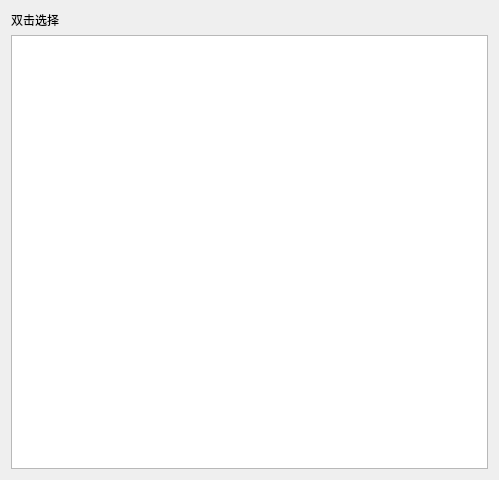
<?xml version="1.0" encoding="UTF-8"?>
<ui version="4.0">
 <class>Dialog</class>
 <widget class="QDialog" name="Dialog">
  <property name="geometry">
   <rect>
    <x>0</x>
    <y>0</y>
    <width>499</width>
    <height>480</height>
   </rect>
  </property>
  <property name="windowTitle">
   <string>选择记录</string>
  </property>
  <layout class="QVBoxLayout" name="verticalLayout">
   <item>
    <widget class="QLabel" name="label">
     <property name="text">
      <string>双击选择</string>
     </property>
    </widget>
   </item>
   <item>
    <widget class="QListWidget" name="list"/>
   </item>
  </layout>
 </widget>
 <resources/>
 <connections/>
</ui>
